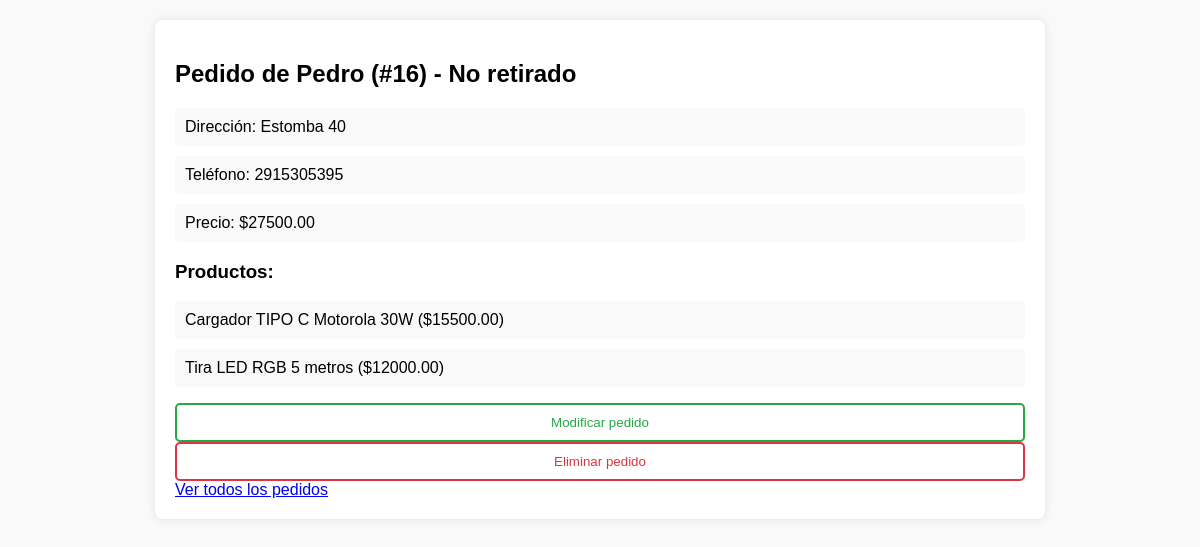
Page /16 (signed in) on the committed database.
### pedidos/models.py (models this page shows, shortened)
class Pedido(models.Model):
    OPCIONES_DE_ESTADO = (
        ('no_retirado', 'No retirado'),
        ('en_transito', 'En tránsito'),
        ('entregado', 'Entregado'),
        ('cancelado', 'Cancelado'),
    )
    cliente = models.ForeignKey(Cliente, on_delete = models.CASCADE)
    estado = models.CharField(max_length = 24, choices = OPCIONES_DE_ESTADO, default='no_retirado')
    productos = models.ManyToManyField(Producto)
    def calcular_precio_total(self):
        return sum(producto.precio for producto in self.productos.all())
    @property
    def precio_total(self):
        return self.calcular_precio_total()

class Cliente(models.Model):
    nombre = models.CharField(max_length=100)
    telefono = models.CharField(max_length=20)
    direccion = models.CharField(max_length=255)

class Producto(models.Model):
    nombre = models.CharField(max_length=100)
    precio = models.DecimalField(max_digits=10, decimal_places=2)
    def __str__(self):
        return f"{self.nombre}"

### pedidos/views.py (the view)
# urls.py: path("<int:id_pedido>", views.pedido, name="pedido"),
def pedido(request, id_pedido):
    try:
        pedido = Pedido.objects.get(id=id_pedido)
        return render(request, "pedidos/pedido.html", {
            "pedido": pedido,
            "productos": pedido.productos.all()
        })
    except Pedido.DoesNotExist:
        return HttpResponseRedirect(reverse("index"))

### pedidos/templates/pedidos/pedido.html (shortened to what this page needs)
{% extends "pedidos/design.html" %}
{% block body %}
    <div class="contenedor-pedidos">
        <h2>Pedido de {{ pedido.cliente.nombre }} (#{{ pedido.id }}) - {{pedido.get_estado_display}}</h2>
        <ul>
            <li>Dirección: {{ pedido.cliente.direccion }}</li>
            <li>Teléfono: {{ pedido.cliente.telefono }}</li>
            <li>Precio: ${{ pedido.precio_total }}</li>
        </ul>
        <h3>Productos:</h3>
        <ul>
            {% for producto in productos %}
                <li>{{ producto }} (${{ producto.precio }})</li>
            {% empty %}
                <li>Sin productos.</li>
            {% endfor %}
        </ul>
        <div>
            <button onclick=window.location.href="{% url 'modificar_pedido' pedido.id %}" class="btn-modificar">Modificar pedido</button>
            <form method="post" action="{% url 'eliminar_pedido' pedido.id %}">
                <button type="submit" class="btn-eliminar">Eliminar pedido</button>
            </form>
            <a href="{% url 'index' %}" class="btn-volver">Ver todos los pedidos</a>
        </div>
    </div>
{% endblock %}

### pedidos/static/pedidos/estilo.css (style rules this page uses)
body { font-family: Arial, sans-serif; background-color: #f9f9f9; margin: 0; padding: 0; }
.contenedor-pedidos { max-width: 850px; margin: 20px auto; padding: 20px; background-color: #fff; border-radius: 8px; box-shadow: 0 0 10px rgba(0, 0, 0, 0.1); }
.contenedor-pedidos ul { list-style-type: none; padding: 0; }
.contenedor-pedidos li { margin-bottom: 10px; padding: 10px; background-color: #f9f9f9; border-radius: 5px; }
.btn-eliminar { display: block; width: 100%; padding: 10px; color: #dc3545; border-color: #dc3545; background-color: transparent; border: 2px solid; border-radius: 5px; cursor: pointer; transition: background-color 0.3s ease; margin-right: 10px; }
.btn-modificar { margin-right: 10px; display: block; width: 100%; padding: 10px; color: #28a745; border-color: #28a745; background-color: transparent; border: 2px solid; border-radius: 5px; cursor: pointer; transition: background-color 0.3s ease; }

### rows in the picture
Pedido: cliente.nombre "Pedro", id "16", estado "No retirado", cliente.direccion "Estomba 40", cliente.telefono "2915305395", precio_total "27500.00"
Producto: nombre "Cargador TIPO C Motorola 30W", precio "15500.00"
Producto: nombre "Tira LED RGB 5 metros", precio "12000.00"
